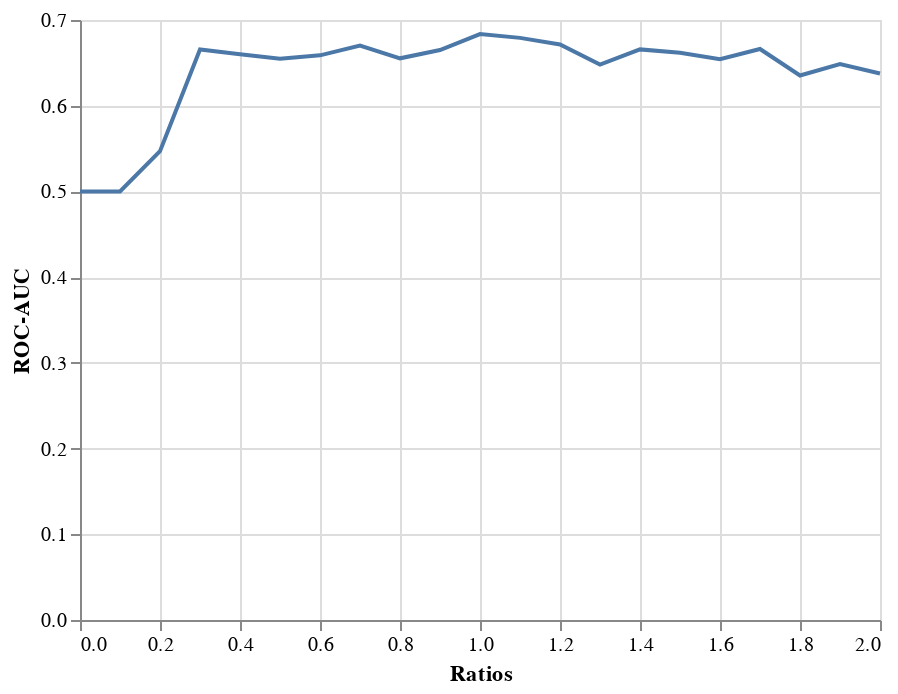

Source (notebook cell):
### Code cell
alt.Chart(data).mark_line().encode(
    x='Ratios',
    y='ROC-AUC'
)

### Figure 1 — Vega-Lite specification as saved in the notebook (floating-point values rounded to 4 significant figures)
{"config": {"view": {"continuousWidth": 400, "continuousHeight": 300}}, "data": {"name": "data-cd520c0fdb5ac65ace683dbbc682fc33"}, "mark": "line", "encoding": {"x": {"type": "quantitative", "field": "Ratios"}, "y": {"type": "quantitative", "field": "ROC-AUC"}}, "$schema": "https://vega.github.io/schema/vega-lite/v4.8.1.json", "datasets": {"data-cd520c0fdb5ac65ace683dbbc682fc33": [{"Ratios": 0.0, "F-5": 0.0, "ROC-AUC": 0.5, "Accuracy": 0.9321}, {"Ratios": 0.1, "F-5": 0.0, "ROC-AUC": 0.5, "Accuracy": 0.9321}, {"Ratios": 0.2, "F-5": 0.1217, "ROC-AUC": 0.547, "Accuracy": 0.9167}, {"Ratios": 0.3, "F-5": 0.617, "ROC-AUC": 0.6656, "Accuracy": 0.596}, {"Ratios": 0.4, "F-5": 0.6015, "ROC-AUC": 0.6599, "Accuracy": 0.6054}, {"Ratios": 0.5, "F-5": 0.6334, "ROC-AUC": 0.6547, "Accuracy": 0.539}, {"Ratios": 0.6, "F-5": 0.6608, "ROC-AUC": 0.6588, "Accuracy": 0.5035}, {"Ratios": 0.7, "F-5": 0.6765, "ROC-AUC": 0.6701, "Accuracy": 0.508}, {"Ratios": 0.8, "F-5": 0.6589, "ROC-AUC": 0.6553, "Accuracy": 0.497}, {"Ratios": 0.9, "F-5": 0.4644, "ROC-AUC": 0.665, "Accuracy": 0.8109}, {"Ratios": 1.0, "F-5": 0.5858, "ROC-AUC": 0.6836, "Accuracy": 0.6926}, {"Ratios": 1.1, "F-5": 0.6032, "ROC-AUC": 0.6791, "Accuracy": 0.6545}, {"Ratios": 1.2, "F-5": 0.6118, "ROC-AUC": 0.6715, "Accuracy": 0.6203}, {"Ratios": 1.3, "F-5": 0.591, "ROC-AUC": 0.648, "Accuracy": 0.5897}, {"Ratios": 1.4, "F-5": 0.6334, "ROC-AUC": 0.6657, "Accuracy": 0.5696}, {"Ratios": 1.5, "F-5": 0.6431, "ROC-AUC": 0.6617, "Accuracy": 0.5422}, {"Ratios": 1.6, "F-5": 0.6489, "ROC-AUC": 0.6544, "Accuracy": 0.5119}, {"Ratios": 1.7, "F-5": 0.6873, "ROC-AUC": 0.6662, "Accuracy": 0.4774}, {"Ratios": 1.8, "F-5": 0.6425, "ROC-AUC": 0.6352, "Accuracy": 0.4696}, {"Ratios": 1.9, "F-5": 0.672, "ROC-AUC": 0.6485, "Accuracy": 0.4544}, {"Ratios": 2.0, "F-5": 0.6624, "ROC-AUC": 0.6375, "Accuracy": 0.4406}]}}
